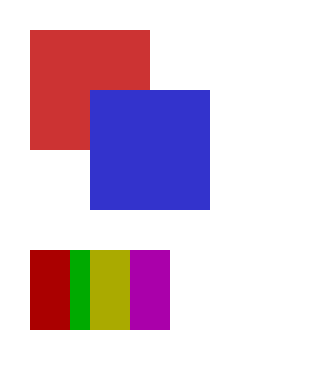

Express this chart as Vega-Lite.
### Vega specification from a JSON file in a GitHub repository (floating-point values rounded to 4 significant figures)
{"$schema": "https://vega.github.io/schema/vega/v6.json", "width": 150, "height": 180, "padding": 5, "marks": [{"type": "rect", "name": "back", "zindex": {"value": 0}, "encode": {"update": {"x": {"value": 10}, "y": {"value": 10}, "width": {"value": 60}, "height": {"value": 60}, "fill": {"value": "#c33"}, "zindex": {"value": 2}}}}, {"type": "rect", "name": "front", "interactive": false, "encode": {"update": {"x": {"value": 40}, "y": {"value": 40}, "width": {"value": 60}, "height": {"value": 60}, "fill": {"value": "#33c"}}}}, {"type": "rect", "from": {"data": "t"}, "encode": {"update": {"x": {"field": "x"}, "y": {"value": 120}, "width": {"value": 20}, "height": {"value": 40}, "fill": {"field": "c"}, "zindex": {"field": "z"}}}}], "data": [{"name": "t", "values": [{"x": 10, "c": "#a00", "z": 3}, {"x": 20, "c": "#0a0", "z": 1}, {"x": 30, "c": "#00a", "z": 0}, {"x": 40, "c": "#aa0", "z": 2}, {"x": 50, "c": "#0aa", "z": -1}, {"x": 60, "c": "#a0a", "z": 1}]}]}
